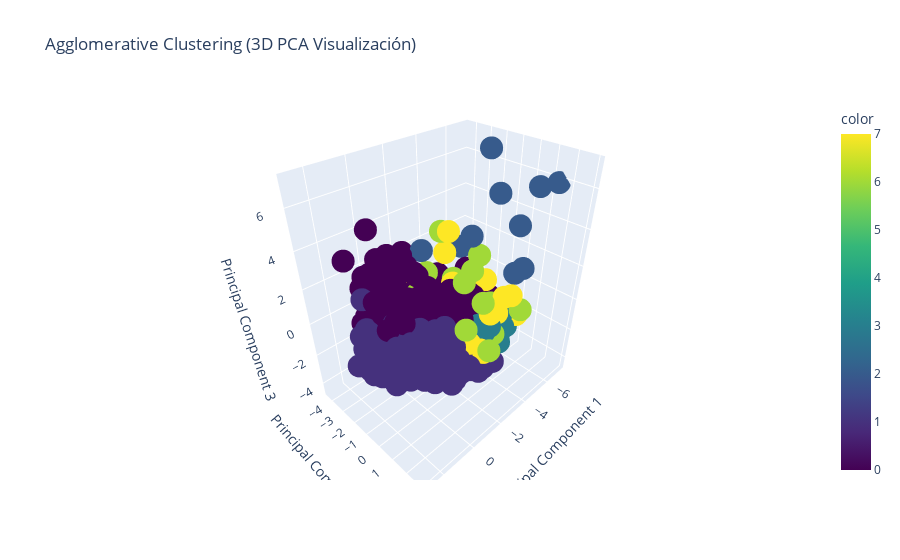

Source (notebook cell):
### Markdown cell above
Modelo con linkage = 'ward', 8 clusters

### Code cell
ac4_w = AgglomerativeClustering(n_clusters = 8, linkage='ward') 
labels4_w = ac4_w.fit_predict(X_principal)

# Visualización en 3D 
fig = px.scatter_3d(
    X_pca3, x='P1', y='P2', z='P3', 
    color=labels4_w, 
    title='Agglomerative Clustering (3D PCA Visualización)',
    labels={'P1': 'Principal Component 1', 'P2': 'Principal Component 2', 'P3': 'Principal Component 3'},
    color_continuous_scale='Viridis'
)
fig.show()

# Evaluación del Modelo
sil_score = silhouette_score(X_principal, labels4_w)
davies_bouldin = davies_bouldin_score(X_principal, labels4_w)
print(f'Silhouette Score: {sil_score}')
print(f'Davies-Bouldin Score: {davies_bouldin}')

### Figure 1 — Plotly figure (JSON) as saved in the notebook; plotly's stock layout.template omitted (floating-point values rounded to 4 significant figures; data arrays with more than 128 entries replaced by an {"elided": "..."} marker saying what was removed)
{"data": [{"hovertemplate": "Principal Component 1=%{x}<br>Principal Component 2=%{y}<br>Principal Component 3=%{z}<br>color=%{marker.color}<extra></extra>", "legendgroup": "", "marker": {"color": {"elided": "849 int values"}, "coloraxis": "coloraxis", "symbol": "circle"}, "mode": "markers", "name": "", "scene": "scene", "showlegend": false, "type": "scatter3d", "x": {"elided": "849 float values"}, "y": {"elided": "849 float values"}, "z": {"elided": "849 float values"}}], "layout": {"coloraxis": {"colorbar": {"title": {"text": "color"}}, "colorscale": [[0, "#440154"], [0.1111, "#482878"], [0.2222, "#3e4989"], [0.3333, "#31688e"], [0.4444, "#26828e"], [0.5556, "#1f9e89"], [0.6667, "#35b779"], [0.7778, "#6ece58"], [0.8889, "#b5de2b"], [1, "#fde725"]]}, "legend": {"tracegroupgap": 0}, "scene": {"domain": {"x": [0, 1], "y": [0, 1]}, "xaxis": {"title": {"text": "Principal Component 1"}}, "yaxis": {"title": {"text": "Principal Component 2"}}, "zaxis": {"title": {"text": "Principal Component 3"}}}, "title": {"text": "Agglomerative Clustering (3D PCA Visualización)"}}}
